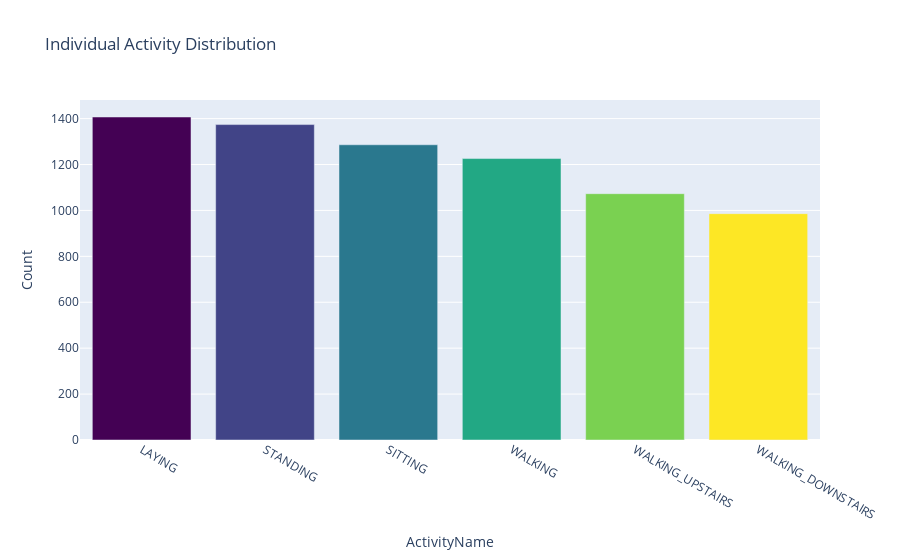

The notebook cell this image was saved under:
### Code cell
#now we will plot the the count of activities
label_counts = train['ActivityName'].value_counts()

#getting colors
n = label_counts.shape[0]
colormap = plt.get_cmap('viridis')
colors = [mlt.colors.to_hex(colormap(col)) for col in np.arange(0, 1.01, 1/(n-1))]

#creating plot
data = go.Bar(x = label_counts.index,
              y = label_counts,
              marker = dict(color = colors))

layout = go.Layout(title = 'Individual Activity Distribution',
                   xaxis = dict(title = 'ActivityName'),
                   yaxis = dict(title = 'Count'))

fig = go.Figure(data=[data], layout=layout)
fig.show()

### Figure 1 — Plotly figure (JSON) as saved in the notebook; plotly's stock layout.template omitted (floating-point values rounded to 4 significant figures)
{"data": [{"marker": {"color": ["#440154", "#414487", "#2a788e", "#22a884", "#7ad151", "#fde725"]}, "type": "bar", "x": ["LAYING", "STANDING", "SITTING", "WALKING", "WALKING_UPSTAIRS", "WALKING_DOWNSTAIRS"], "y": [1407, 1374, 1286, 1226, 1073, 986]}], "layout": {"title": {"text": "Individual Activity Distribution"}, "xaxis": {"title": {"text": "ActivityName"}}, "yaxis": {"title": {"text": "Count"}}}}
